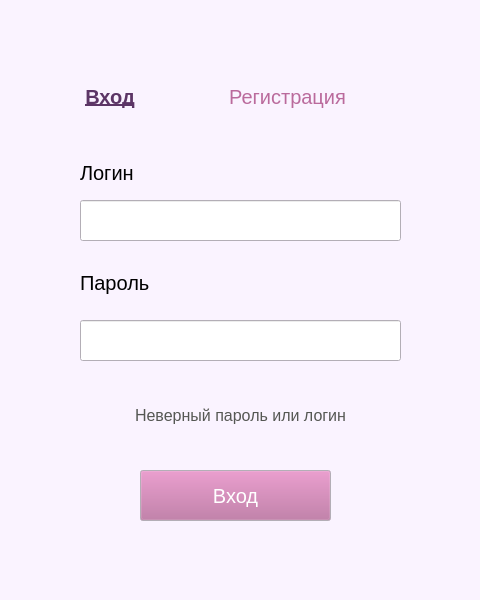
<?xml version="1.0" encoding="UTF-8"?>
<ui version="4.0">
 <class>LoginWindow</class>
 <widget class="QMainWindow" name="LoginWindow">
  <property name="geometry">
   <rect>
    <x>0</x>
    <y>0</y>
    <width>480</width>
    <height>600</height>
   </rect>
  </property>
  <property name="sizePolicy">
   <sizepolicy hsizetype="Fixed" vsizetype="Fixed">
    <horstretch>0</horstretch>
    <verstretch>0</verstretch>
   </sizepolicy>
  </property>
  <property name="minimumSize">
   <size>
    <width>480</width>
    <height>600</height>
   </size>
  </property>
  <property name="maximumSize">
   <size>
    <width>480</width>
    <height>600</height>
   </size>
  </property>
  <property name="palette">
   <palette>
    <active>
     <colorrole role="Light">
      <brush brushstyle="SolidPattern">
       <color alpha="255">
        <red>239</red>
        <green>239</green>
        <blue>239</blue>
       </color>
      </brush>
     </colorrole>
     <colorrole role="Mid">
      <brush brushstyle="SolidPattern">
       <color alpha="255">
        <red>255</red>
        <green>255</green>
        <blue>255</blue>
       </color>
      </brush>
     </colorrole>
     <colorrole role="Text">
      <brush brushstyle="SolidPattern">
       <color alpha="255">
        <red>174</red>
        <green>169</green>
        <blue>176</blue>
       </color>
      </brush>
     </colorrole>
     <colorrole role="ButtonText">
      <brush brushstyle="SolidPattern">
       <color alpha="255">
        <red>255</red>
        <green>255</green>
        <blue>255</blue>
       </color>
      </brush>
     </colorrole>
     <colorrole role="Base">
      <brush brushstyle="SolidPattern">
       <color alpha="255">
        <red>255</red>
        <green>255</green>
        <blue>255</blue>
       </color>
      </brush>
     </colorrole>
     <colorrole role="Window">
      <brush brushstyle="SolidPattern">
       <color alpha="255">
        <red>250</red>
        <green>243</green>
        <blue>255</blue>
       </color>
      </brush>
     </colorrole>
     <colorrole role="PlaceholderText">
      <brush brushstyle="SolidPattern">
       <color alpha="128">
        <red>174</red>
        <green>169</green>
        <blue>176</blue>
       </color>
      </brush>
     </colorrole>
    </active>
    <inactive>
     <colorrole role="Light">
      <brush brushstyle="SolidPattern">
       <color alpha="255">
        <red>239</red>
        <green>239</green>
        <blue>239</blue>
       </color>
      </brush>
     </colorrole>
     <colorrole role="Mid">
      <brush brushstyle="SolidPattern">
       <color alpha="255">
        <red>255</red>
        <green>255</green>
        <blue>255</blue>
       </color>
      </brush>
     </colorrole>
     <colorrole role="Text">
      <brush brushstyle="SolidPattern">
       <color alpha="255">
        <red>174</red>
        <green>169</green>
        <blue>176</blue>
       </color>
      </brush>
     </colorrole>
     <colorrole role="ButtonText">
      <brush brushstyle="SolidPattern">
       <color alpha="255">
        <red>255</red>
        <green>255</green>
        <blue>255</blue>
       </color>
      </brush>
     </colorrole>
     <colorrole role="Base">
      <brush brushstyle="SolidPattern">
       <color alpha="255">
        <red>255</red>
        <green>255</green>
        <blue>255</blue>
       </color>
      </brush>
     </colorrole>
     <colorrole role="Window">
      <brush brushstyle="SolidPattern">
       <color alpha="255">
        <red>250</red>
        <green>243</green>
        <blue>255</blue>
       </color>
      </brush>
     </colorrole>
     <colorrole role="PlaceholderText">
      <brush brushstyle="SolidPattern">
       <color alpha="128">
        <red>174</red>
        <green>169</green>
        <blue>176</blue>
       </color>
      </brush>
     </colorrole>
    </inactive>
    <disabled>
     <colorrole role="Light">
      <brush brushstyle="SolidPattern">
       <color alpha="255">
        <red>239</red>
        <green>239</green>
        <blue>239</blue>
       </color>
      </brush>
     </colorrole>
     <colorrole role="Mid">
      <brush brushstyle="SolidPattern">
       <color alpha="255">
        <red>255</red>
        <green>255</green>
        <blue>255</blue>
       </color>
      </brush>
     </colorrole>
     <colorrole role="Text">
      <brush brushstyle="SolidPattern">
       <color alpha="255">
        <red>190</red>
        <green>190</green>
        <blue>190</blue>
       </color>
      </brush>
     </colorrole>
     <colorrole role="ButtonText">
      <brush brushstyle="SolidPattern">
       <color alpha="255">
        <red>190</red>
        <green>190</green>
        <blue>190</blue>
       </color>
      </brush>
     </colorrole>
     <colorrole role="Base">
      <brush brushstyle="SolidPattern">
       <color alpha="255">
        <red>250</red>
        <green>243</green>
        <blue>255</blue>
       </color>
      </brush>
     </colorrole>
     <colorrole role="Window">
      <brush brushstyle="SolidPattern">
       <color alpha="255">
        <red>250</red>
        <green>243</green>
        <blue>255</blue>
       </color>
      </brush>
     </colorrole>
     <colorrole role="PlaceholderText">
      <brush brushstyle="SolidPattern">
       <color alpha="128">
        <red>0</red>
        <green>0</green>
        <blue>0</blue>
       </color>
      </brush>
     </colorrole>
    </disabled>
   </palette>
  </property>
  <property name="windowTitle">
   <string>Вход</string>
  </property>
  <property name="windowFilePath">
   <string>Авторизация</string>
  </property>
  <widget class="QWidget" name="centralwidget">
   <widget class="QLabel" name="password">
    <property name="geometry">
     <rect>
      <x>80</x>
      <y>270</y>
      <width>73</width>
      <height>25</height>
     </rect>
    </property>
    <property name="font">
     <font>
      <pointsize>15</pointsize>
     </font>
    </property>
    <property name="text">
     <string>Пароль</string>
    </property>
   </widget>
   <widget class="QLabel" name="label">
    <property name="geometry">
     <rect>
      <x>80</x>
      <y>160</y>
      <width>59</width>
      <height>25</height>
     </rect>
    </property>
    <property name="font">
     <font>
      <pointsize>15</pointsize>
     </font>
    </property>
    <property name="text">
     <string>Логин</string>
    </property>
   </widget>
   <widget class="QLineEdit" name="login_input">
    <property name="geometry">
     <rect>
      <x>80</x>
      <y>200</y>
      <width>321</width>
      <height>41</height>
     </rect>
    </property>
    <property name="maxLength">
     <number>19</number>
    </property>
    <property name="clearButtonEnabled">
     <bool>true</bool>
    </property>
   </widget>
   <widget class="QLineEdit" name="password_input">
    <property name="geometry">
     <rect>
      <x>80</x>
      <y>320</y>
      <width>321</width>
      <height>41</height>
     </rect>
    </property>
    <property name="maxLength">
     <number>33</number>
    </property>
    <property name="echoMode">
     <enum>QLineEdit::Password</enum>
    </property>
    <property name="clearButtonEnabled">
     <bool>true</bool>
    </property>
   </widget>
   <widget class="QPushButton" name="login_button">
    <property name="geometry">
     <rect>
      <x>140</x>
      <y>470</y>
      <width>191</width>
      <height>51</height>
     </rect>
    </property>
    <property name="palette">
     <palette>
      <active>
       <colorrole role="Button">
        <brush brushstyle="SolidPattern">
         <color alpha="255">
          <red>186</red>
          <green>106</green>
          <blue>156</blue>
         </color>
        </brush>
       </colorrole>
       <colorrole role="ButtonText">
        <brush brushstyle="SolidPattern">
         <color alpha="255">
          <red>255</red>
          <green>255</green>
          <blue>255</blue>
         </color>
        </brush>
       </colorrole>
      </active>
      <inactive>
       <colorrole role="Button">
        <brush brushstyle="SolidPattern">
         <color alpha="255">
          <red>186</red>
          <green>106</green>
          <blue>156</blue>
         </color>
        </brush>
       </colorrole>
       <colorrole role="ButtonText">
        <brush brushstyle="SolidPattern">
         <color alpha="255">
          <red>255</red>
          <green>255</green>
          <blue>255</blue>
         </color>
        </brush>
       </colorrole>
      </inactive>
      <disabled>
       <colorrole role="Button">
        <brush brushstyle="SolidPattern">
         <color alpha="255">
          <red>186</red>
          <green>106</green>
          <blue>156</blue>
         </color>
        </brush>
       </colorrole>
       <colorrole role="ButtonText">
        <brush brushstyle="SolidPattern">
         <color alpha="255">
          <red>190</red>
          <green>190</green>
          <blue>190</blue>
         </color>
        </brush>
       </colorrole>
      </disabled>
     </palette>
    </property>
    <property name="font">
     <font>
      <pointsize>15</pointsize>
     </font>
    </property>
    <property name="text">
     <string>Вход</string>
    </property>
   </widget>
   <widget class="QPushButton" name="registration_label">
    <property name="enabled">
     <bool>true</bool>
    </property>
    <property name="geometry">
     <rect>
      <x>220</x>
      <y>80</y>
      <width>135</width>
      <height>33</height>
     </rect>
    </property>
    <property name="palette">
     <palette>
      <active>
       <colorrole role="ButtonText">
        <brush brushstyle="SolidPattern">
         <color alpha="255">
          <red>186</red>
          <green>106</green>
          <blue>156</blue>
         </color>
        </brush>
       </colorrole>
      </active>
      <inactive>
       <colorrole role="ButtonText">
        <brush brushstyle="SolidPattern">
         <color alpha="255">
          <red>186</red>
          <green>106</green>
          <blue>156</blue>
         </color>
        </brush>
       </colorrole>
      </inactive>
      <disabled>
       <colorrole role="ButtonText">
        <brush brushstyle="SolidPattern">
         <color alpha="255">
          <red>190</red>
          <green>190</green>
          <blue>190</blue>
         </color>
        </brush>
       </colorrole>
      </disabled>
     </palette>
    </property>
    <property name="font">
     <font>
      <pointsize>15</pointsize>
     </font>
    </property>
    <property name="text">
     <string notr="true">Регистрация</string>
    </property>
    <property name="default">
     <bool>false</bool>
    </property>
    <property name="flat">
     <bool>true</bool>
    </property>
   </widget>
   <widget class="QPushButton" name="login_label">
    <property name="enabled">
     <bool>true</bool>
    </property>
    <property name="geometry">
     <rect>
      <x>70</x>
      <y>80</y>
      <width>80</width>
      <height>33</height>
     </rect>
    </property>
    <property name="palette">
     <palette>
      <active>
       <colorrole role="WindowText">
        <brush brushstyle="SolidPattern">
         <color alpha="255">
          <red>186</red>
          <green>106</green>
          <blue>156</blue>
         </color>
        </brush>
       </colorrole>
       <colorrole role="ButtonText">
        <brush brushstyle="SolidPattern">
         <color alpha="255">
          <red>92</red>
          <green>53</green>
          <blue>102</blue>
         </color>
        </brush>
       </colorrole>
       <colorrole role="ToolTipText">
        <brush brushstyle="SolidPattern">
         <color alpha="255">
          <red>186</red>
          <green>106</green>
          <blue>156</blue>
         </color>
        </brush>
       </colorrole>
      </active>
      <inactive>
       <colorrole role="WindowText">
        <brush brushstyle="SolidPattern">
         <color alpha="255">
          <red>186</red>
          <green>106</green>
          <blue>156</blue>
         </color>
        </brush>
       </colorrole>
       <colorrole role="ButtonText">
        <brush brushstyle="SolidPattern">
         <color alpha="255">
          <red>92</red>
          <green>53</green>
          <blue>102</blue>
         </color>
        </brush>
       </colorrole>
       <colorrole role="ToolTipText">
        <brush brushstyle="SolidPattern">
         <color alpha="255">
          <red>186</red>
          <green>106</green>
          <blue>156</blue>
         </color>
        </brush>
       </colorrole>
      </inactive>
      <disabled>
       <colorrole role="WindowText">
        <brush brushstyle="SolidPattern">
         <color alpha="255">
          <red>190</red>
          <green>190</green>
          <blue>190</blue>
         </color>
        </brush>
       </colorrole>
       <colorrole role="ButtonText">
        <brush brushstyle="SolidPattern">
         <color alpha="255">
          <red>190</red>
          <green>190</green>
          <blue>190</blue>
         </color>
        </brush>
       </colorrole>
       <colorrole role="ToolTipText">
        <brush brushstyle="SolidPattern">
         <color alpha="255">
          <red>186</red>
          <green>106</green>
          <blue>156</blue>
         </color>
        </brush>
       </colorrole>
      </disabled>
     </palette>
    </property>
    <property name="font">
     <font>
      <pointsize>15</pointsize>
      <weight>75</weight>
      <bold>true</bold>
      <underline>true</underline>
     </font>
    </property>
    <property name="text">
     <string>Вход</string>
    </property>
    <property name="default">
     <bool>false</bool>
    </property>
    <property name="flat">
     <bool>true</bool>
    </property>
   </widget>
   <widget class="QLabel" name="err_message">
    <property name="enabled">
     <bool>true</bool>
    </property>
    <property name="geometry">
     <rect>
      <x>10</x>
      <y>380</y>
      <width>461</width>
      <height>71</height>
     </rect>
    </property>
    <property name="palette">
     <palette>
      <active>
       <colorrole role="WindowText">
        <brush brushstyle="SolidPattern">
         <color alpha="255">
          <red>85</red>
          <green>87</green>
          <blue>83</blue>
         </color>
        </brush>
       </colorrole>
      </active>
      <inactive>
       <colorrole role="WindowText">
        <brush brushstyle="SolidPattern">
         <color alpha="255">
          <red>85</red>
          <green>87</green>
          <blue>83</blue>
         </color>
        </brush>
       </colorrole>
      </inactive>
      <disabled>
       <colorrole role="WindowText">
        <brush brushstyle="SolidPattern">
         <color alpha="255">
          <red>190</red>
          <green>190</green>
          <blue>190</blue>
         </color>
        </brush>
       </colorrole>
      </disabled>
     </palette>
    </property>
    <property name="font">
     <font>
      <pointsize>12</pointsize>
     </font>
    </property>
    <property name="focusPolicy">
     <enum>Qt::ClickFocus</enum>
    </property>
    <property name="layoutDirection">
     <enum>Qt::LeftToRight</enum>
    </property>
    <property name="autoFillBackground">
     <bool>false</bool>
    </property>
    <property name="text">
     <string>Неверный пароль или логин</string>
    </property>
    <property name="alignment">
     <set>Qt::AlignCenter</set>
    </property>
   </widget>
  </widget>
 </widget>
 <resources/>
 <connections/>
</ui>
